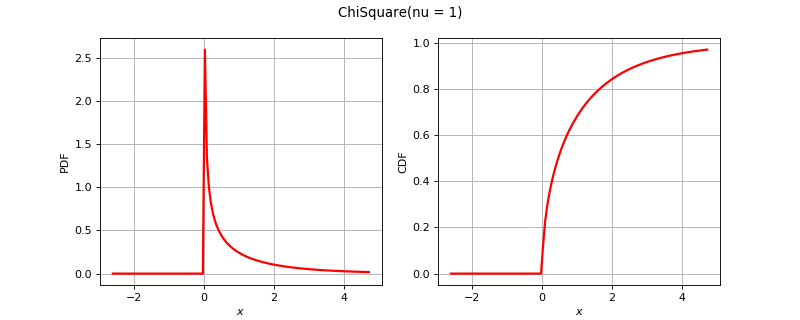

Reproduce this figure in Python.
import openturns as ot
from matplotlib import pyplot as plt
from openturns.viewer import View
if (ot.ChiSquare().__class__.__name__=='ComposedDistribution'):
    correlation = ot.CorrelationMatrix(2)
    correlation[1, 0] = 0.25
    aCopula = ot.NormalCopula(correlation)
    marginals = [ot.Normal(1.0, 2.0), ot.Normal(2.0, 3.0)]
    distribution = ot.ComposedDistribution(marginals, aCopula)
elif (ot.ChiSquare().__class__.__name__=='CumulativeDistributionNetwork'):
    distribution = ot.CumulativeDistributionNetwork([ot.Normal(2),ot.Dirichlet([0.5, 1.0, 1.5])], ot.BipartiteGraph([[0,1], [0,1]]))
else:
    distribution = ot.ChiSquare()
dimension = distribution.getDimension()
if dimension <= 2:
    if distribution.getDimension() == 1:
        distribution.setDescription(['$x$'])
        pdf_graph = distribution.drawPDF()
        cdf_graph = distribution.drawCDF()
        fig = plt.figure(figsize=(10, 4))
        plt.suptitle(str(distribution))
        pdf_axis = fig.add_subplot(121)
        cdf_axis = fig.add_subplot(122)
        View(pdf_graph, figure=fig, axes=[pdf_axis], add_legend=False)
        View(cdf_graph, figure=fig, axes=[cdf_axis], add_legend=False)
    else:
        distribution.setDescription(['$x_1$', '$x_2$'])
        pdf_graph = distribution.drawPDF()
        fig = plt.figure(figsize=(10, 5))
        plt.suptitle(str(distribution))
        pdf_axis = fig.add_subplot(111)
        View(pdf_graph, figure=fig, axes=[pdf_axis], add_legend=False)
